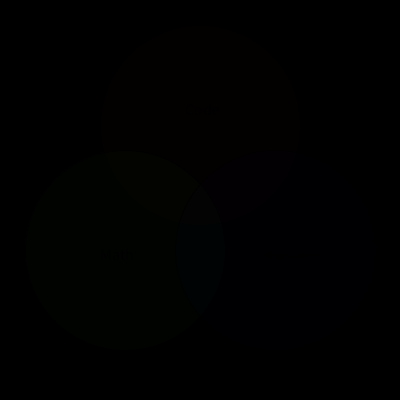
Frame 1 (no input)
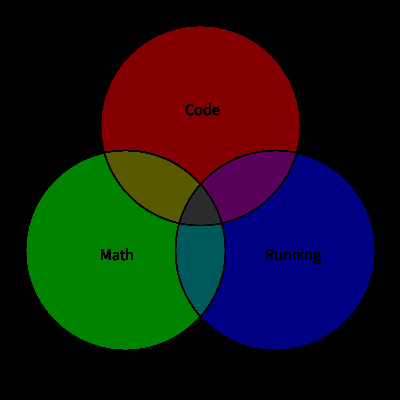
Frame 60 (the mouse pressed at the canvas centre just before this capture)
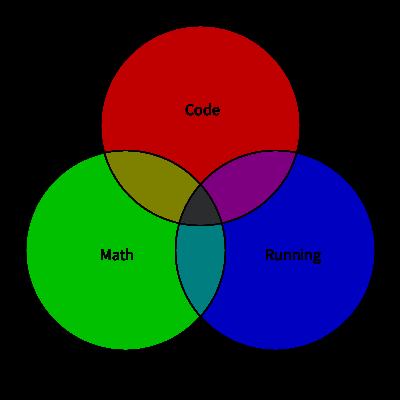
Frame 120 (the mouse held since frame 60 and released just before this capture)

The Processing sketch that drew these frames (run headless with seeded random() and noise(); from frame 60 on, the mouse is pressed at the canvas centre):

// Processing sketch: sketch_160821a
// ── sketch_160821a.pde
void setup(){
  size(400,400);
  background(0,0,0);
}
void draw(){
  textSize(16);
  fill(255,0,0,3);
  ellipse(200,125,200,200);
  fill(0);
  text("Code",185,115);  
  fill(0,255,0,3);
  ellipse(125,250,200,200);
  fill(0);
  text("Math",100,260);
  fill(0,0,255,3);
  ellipse(275,250,200,200);
  fill(0);
  text("Running",265,260);
}
